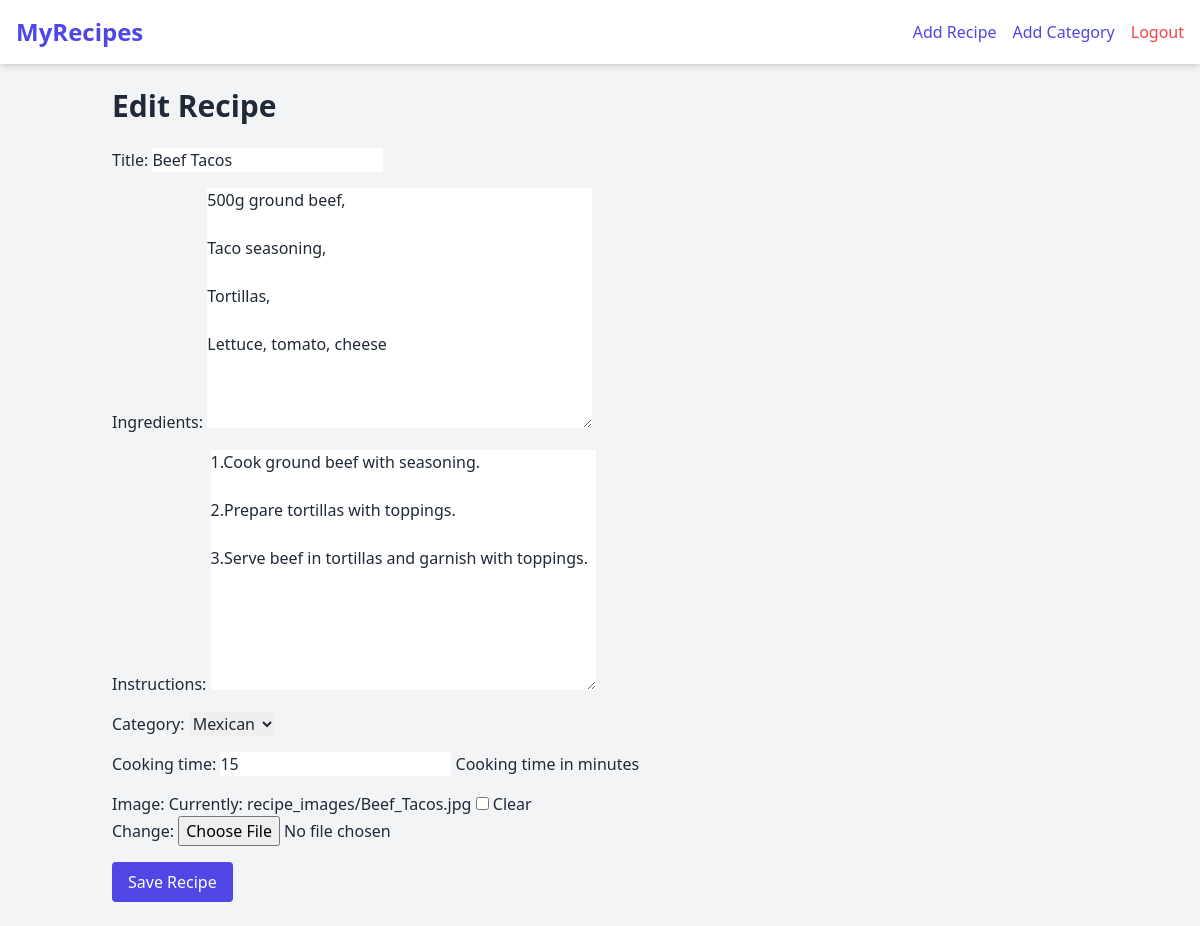
Page /recipe/7/edit/ (signed in) on the committed database.
### recipes/models.py (models this page shows, shortened)
class Recipe(models.Model):
    title = models.CharField(max_length=200)
    ingredients = models.TextField()
    instructions = models.TextField()
    cooking_time = models.IntegerField(help_text="Cooking time in minutes")
    category = models.ForeignKey(Category, on_delete=models.CASCADE)
    image = models.ImageField(upload_to='recipe_images/', blank=True, null=True)
    created_by = models.ForeignKey(User, on_delete=models.CASCADE)

### recipes/views.py (the view)
# urls.py: path('recipe/<int:pk>/edit/', views.recipe_edit, name='recipe_edit'),
@login_required
def recipe_edit(request, pk):
    recipe = get_object_or_404(Recipe, pk=pk)
    if recipe.created_by != request.user:
        return redirect('recipe_list')
    if request.method == 'POST':
        form = RecipeForm(request.POST, request.FILES, instance=recipe)
        if form.is_valid():
            form.save()
            return redirect('recipe_list')
    else:
        form = RecipeForm(instance=recipe)
    return render(request, 'recipes/recipe_form.html', {'form': form})

### recipes/forms.py
class RecipeForm(forms.ModelForm):
    class Meta:
        model = Recipe
        fields = ['title', 'ingredients', 'instructions', 'category', 'cooking_time', 'image']  # Add cooking_time here if not already included

### recipes/models.py (called while the page is built)
    def __str__(self):
        return self.name

### recipes/templates/recipes/recipe_form.html (shortened to what this page needs)
{% extends 'recipes/base.html' %}
{% block content %}
<h1 class="text-3xl font-bold mb-6">{{ form.instance.pk|yesno:"Edit Recipe,Add Recipe" }}</h1>
<form method="POST" enctype="multipart/form-data" class="space-y-4">
    {{ form.as_p }}
    <button type="submit" class="bg-indigo-600 text-white px-4 py-2 rounded">
        Save Recipe
    </button>
</form>
{% endblock %}

### rows in the picture
Recipe: instance.pk "Edit Recipe", title "Beef Tacos", ingredients "500g ground beef, Taco seasoning, Tortillas, Lettuce, tomato, cheese", instructions "1.Cook ground beef with seasoning. 2.Prepare tortillas with toppings. 3.Serve beef in tortillas and garnish with toppings.", category "Mexican", cooking_time "15"
